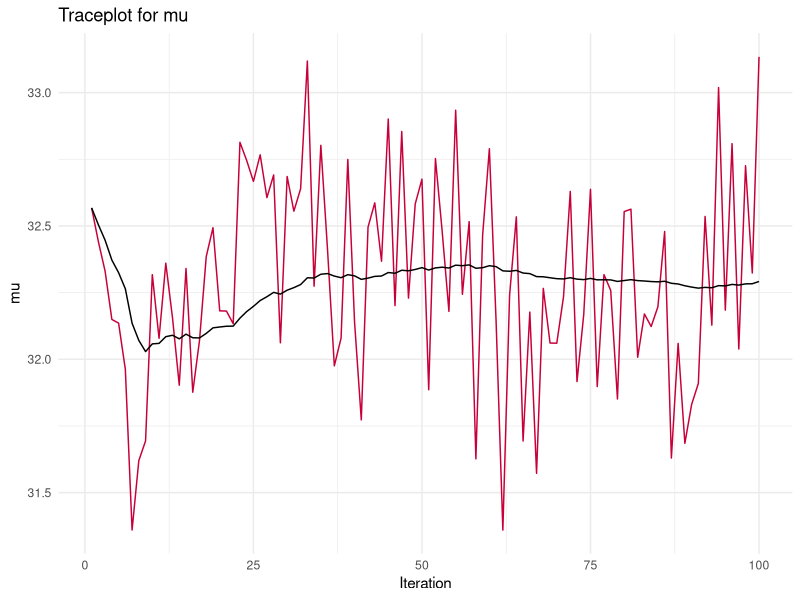
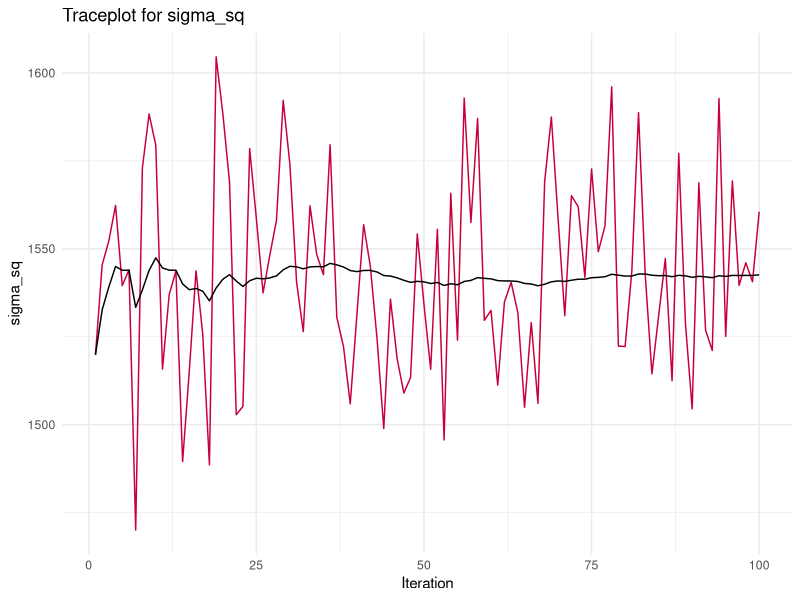
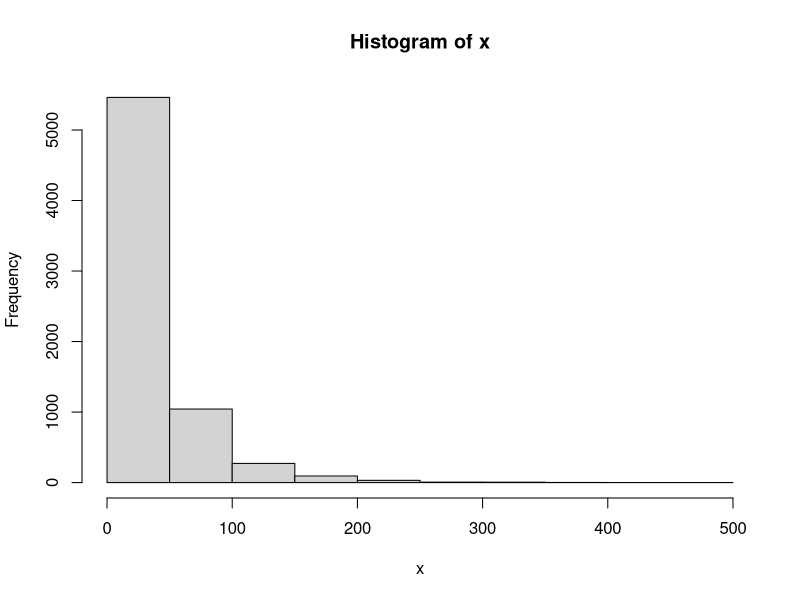
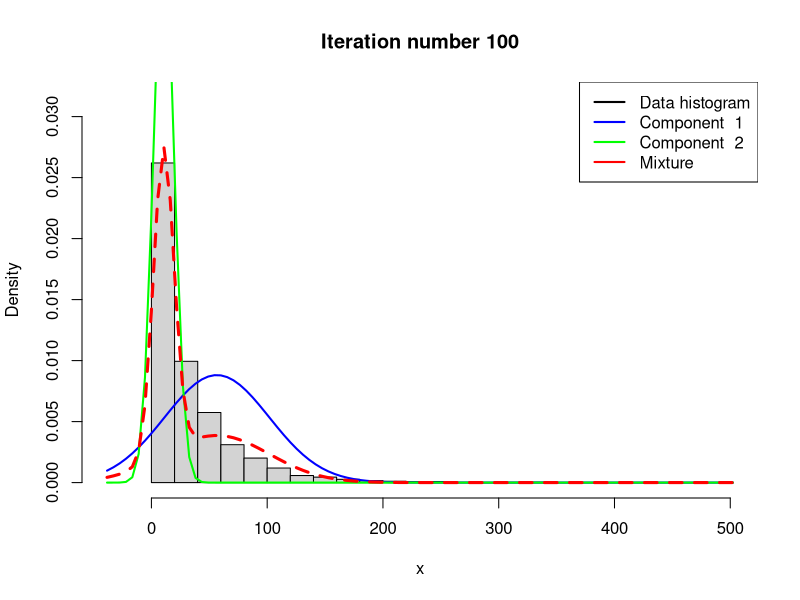
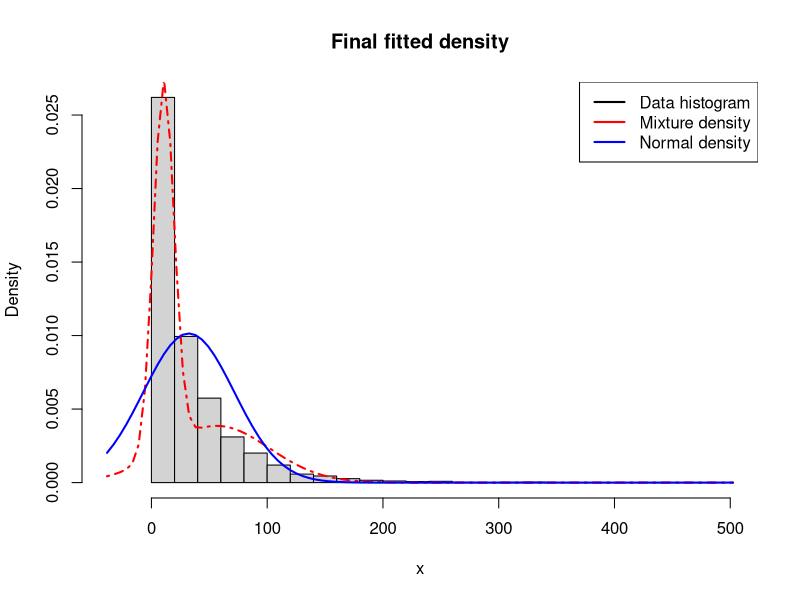
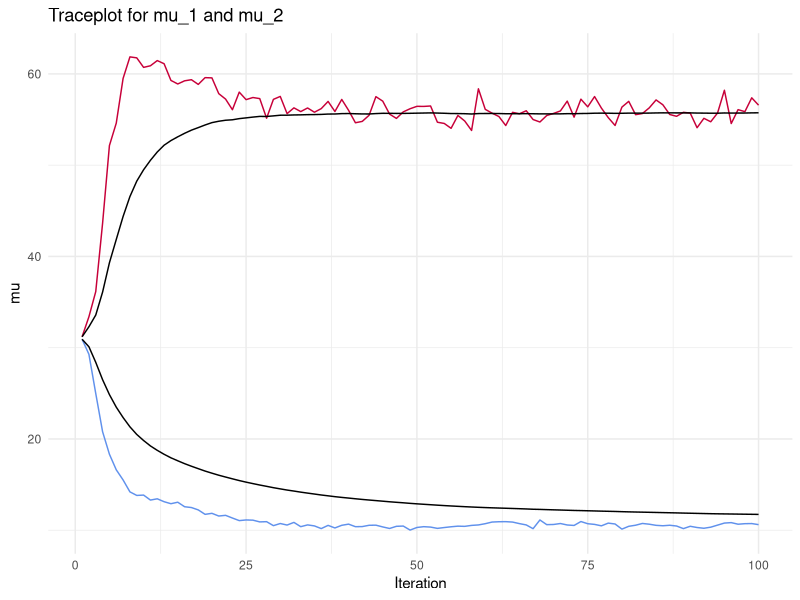
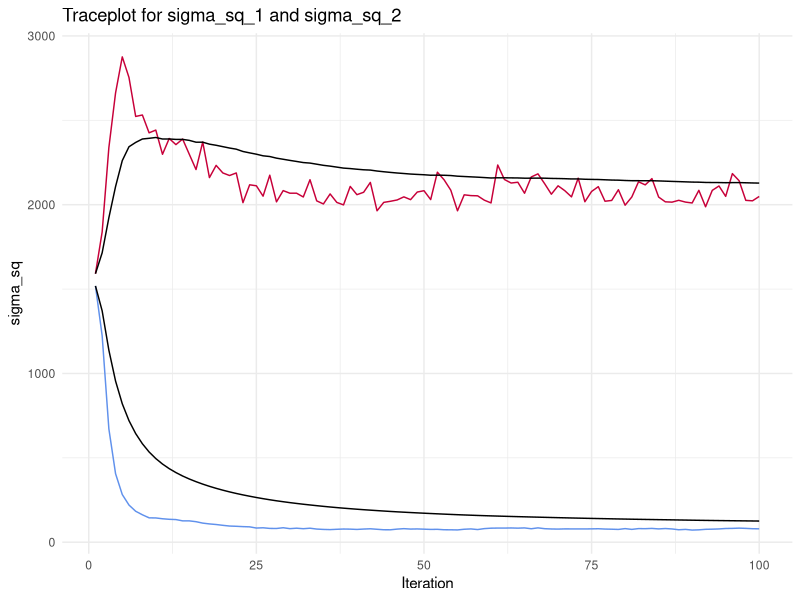
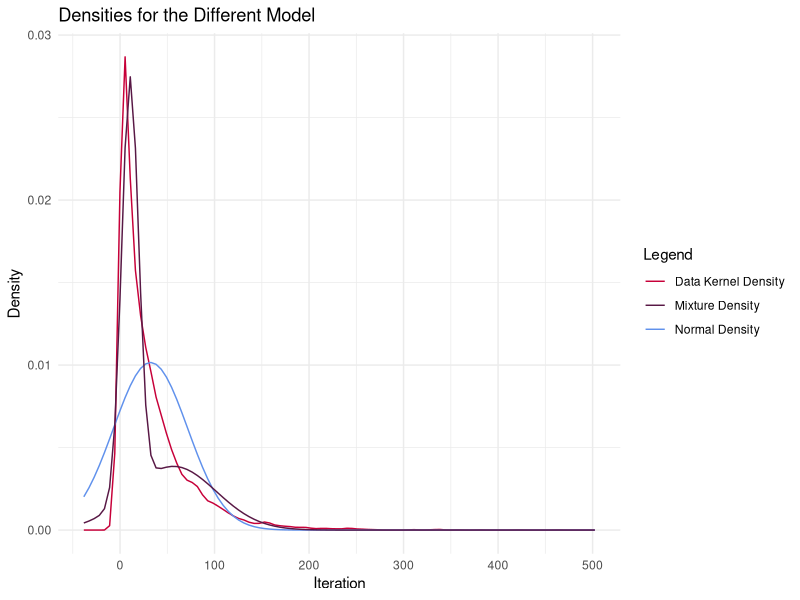

Here is the R script that generated these plots, in order:
## ---- chunk 1
knitr::opts_chunk$set(echo = TRUE)
library(knitr)
library(ggplot2)
library(mvtnorm)
library(gridExtra)
library(coda)
## ---- chunk 2

################################################################################
# Exercise 1.a i)
################################################################################

rainfall_data = read.table("data/rainfall.dat", header=FALSE)

# Prior Parameters (slides page 15)
# These are basically random, guessed or from the data
# mu
mu_0 = 0
tau_sq_0 = 1

# sigma_sq
nu_0 = 1
sigma_sq_0 = 1 # sigma is 1/nu_0

## ---- chunk 3

crinvchisq = function(n, df, s_sq) {
  samples = rchisq(n, df)
  # These are draws from the inverse chi squared
  sigma_sq = (df - 1) * s_sq / samples
  return(sigma_sq)
}

## ---- chunk 4

gibbs_sample = function(nDraws, data, default_sigma, tau_sq_0, mu_0, nu_0,
                        sigma_sq_0) {
  
  # Posterior Parameters (Taken from lecture 2 slide 4)
  n = length(data)
  mu_n = mean(data) + mu_0
  nu_n = nu_0 + n
  default_sigma_sq = default_sigma^2
  
  # To store all iterative results
  values_df = data.frame(matrix(NA, nrow = nDraws, ncol = 2))
  
  # To save current iterative results
  values = list(mu = NaN, sigma_sq = default_sigma_sq)
  
  # As mu depends on sigma and sigma depends on mu, we need one initial value to start.
  # In this implementation the default value to start with is sigma_sq.
  
  for (i in 1:nDraws) {
    tau_sq_n = 1 / ((n/values$sigma) + (1/tau_sq_0))
    values$mu = rnorm(1, mu_n, sqrt(tau_sq_n))
    values$sigma_sq =
      crinvchisq(1, nu_n,(nu_0*sigma_sq_0 + sum((data - values$mu)^2))/(n + nu_0))
    values_df[i,] = values
  }
  
  colnames(values_df) = c("mu", "sigma_sq")
  return(values_df)
}

## ---- chunk 5

res = gibbs_sample(nDraws = 100,
                   data = rainfall_data$V1, 
                   default_sigma = 40,
                   tau_sq_0 = tau_sq_0,
                   mu_0 = mu_0,
                   nu_0 = nu_0,
                   sigma_sq_0 = sigma_sq_0)

kable(head(res))

## ---- chunk 6

################################################################################
# Exercise 1.a ii)
################################################################################

plotdf = data.frame(1:nrow(res), res, cumsum(res$mu)/(1:nrow(res)),
                    cumsum(res$sigma_sq)/(1:nrow(res)))
colnames(plotdf) = c("index", "mu", "sigma_sq", "mu_trailing_mean",
                     "sigma_sq_trailing_mean")

ggplot(plotdf) +
  geom_line(aes(x = index, y = mu), color = "#C70039") +
  geom_line(aes(x = index, y = mu_trailing_mean), color = "#000000") +
  labs(title = "Traceplot for mu", y = "mu",
  x = "Iteration", color = "Legend") +
  theme_minimal()

## ---- chunk 7

ggplot(plotdf) +
  geom_line(aes(x = index, y = sigma_sq), color = "#C70039") +
  geom_line(aes(x = index, y = sigma_sq_trailing_mean), color = "#000000") +
  labs(title = "Traceplot for sigma_sq", y = "sigma_sq",
  x = "Iteration", color = "Legend") +
  theme_minimal()

## ---- chunk 8

################################################################################
# Exercise 1.b)
################################################################################

# This is the script provided in 'NormalMixtureGibbs.R' with minor ajustments.

# Estimating a simple mixture of normals
# Author: Mattias Villani, IDA, Linkoping University. http://mattiasvillani.com

##########    BEGIN USER INPUT #################
# Data options
x <- as.matrix(rainfall_data$V1)

# Model options
## COMMENT: As the given model has two guassians we set this to two.
nComp <- 2    # Number of mixture components

# Prior options
alpha <- 10*rep(1,nComp) # Dirichlet(alpha)
muPrior <- rep(0,nComp) # Prior mean of mu
tau2Prior <- rep(10,nComp) # Prior std of mu
sigma2_0 <- rep(var(x),nComp) # s20 (best guess of sigma2)
nu0 <- rep(4,nComp) # degrees of freedom for prior on sigma2

# MCMC options
nIter <- 100 # Number of Gibbs sampling draws

# Plotting options
plotFit <- TRUE
lineColors <- c("blue", "green", "magenta", 'yellow')
# We removed the sleep time
sleepTime <- 0.1 # Adding sleep time between iterations for plotting
################   END USER INPUT ###############

###### Defining a function that simulates from the 
rScaledInvChi2 <- function(n, df, scale){
  return((df*scale)/rchisq(n,df=df))
}

####### Defining a function that simulates from a Dirichlet distribution
rDirichlet <- function(param){
  nCat <- length(param)
  piDraws <- matrix(NA,nCat,1)
  for (j in 1:nCat){
    piDraws[j] <- rgamma(1,param[j],1)
  }
  # Diving every column of piDraws by the sum of the elements in that column.
  piDraws = piDraws/sum(piDraws) 
  return(piDraws)
}

# Simple function that converts between two different representations of the
# mixture allocation
S2alloc <- function(S){
  n <- dim(S)[1]
  alloc <- rep(0,n)
  for (i in 1:n){
    alloc[i] <- which(S[i,] == 1)
  }
  return(alloc)
}

# Initial value for the MCMC
nObs <- length(x)
# nObs-by-nComp matrix with component allocations.
S <- t(rmultinom(nObs, size = 1 , prob = rep(1/nComp,nComp))) 
mu <- quantile(x, probs = seq(0,1,length = nComp))
sigma2 <- rep(var(x),nComp)
probObsInComp <- rep(NA, nComp)

# Setting up the plot
xGrid <- seq(min(x)-1*apply(x,2,sd),max(x)+1*apply(x,2,sd),length = 100)
xGridMin <- min(xGrid)
xGridMax <- max(xGrid)
mixDensMean <- rep(0,length(xGrid))
effIterCount <- 0
ylim <- c(0,2*max(hist(x)$density))

# Added for stroring the draws and print the plots
all_mu = matrix(rep(NaN, nIter*nComp), nrow = nIter)
all_sigma_sq = matrix(rep(NaN, nIter*nComp), nrow = nIter)

for (k in 1:nIter){
  #message(paste('Iteration number:',k))
  # Just a function that converts between different representations of the
  # group allocations
  alloc <- S2alloc(S) 
  nAlloc <- colSums(S)
  #print(nAlloc)
  # Update components probabilities
  pi <- rDirichlet(alpha + nAlloc)
  
  # Update mu's
  for (j in 1:nComp){
    precPrior <- 1/tau2Prior[j]
    precData <- nAlloc[j]/sigma2[j]
    precPost <- precPrior + precData
    wPrior <- precPrior/precPost
    muPost <- wPrior*muPrior + (1-wPrior)*mean(x[alloc == j])
    tau2Post <- 1/precPost
    mu[j] <- rnorm(1, mean = muPost, sd = sqrt(tau2Post))
  }
  
  # Update sigma2's
  for (j in 1:nComp){
    sigma2[j] <- rScaledInvChi2(1, df = nu0[j] + nAlloc[j],
                                scale = (nu0[j]*sigma2_0[j] +
                                           sum((x[alloc == j] -
                                           mu[j])^2))/(nu0[j] +
                                           nAlloc[j]))
  }
  
    all_mu[k,] = mu
    all_sigma_sq[k,] = sigma2
  
  # Update allocation
  for (i in 1:nObs){
    for (j in 1:nComp){
      probObsInComp[j] <- pi[j]*dnorm(x[i], mean = mu[j], sd = sqrt(sigma2[j]))
    }
    S[i,] <- t(rmultinom(1, size = 1 , prob = probObsInComp/sum(probObsInComp)))
  }
  
  # Printing the fitted density against data histogram
  if (plotFit && (k == nIter)){
    effIterCount <- effIterCount + 1
    hist(x, breaks = 20, freq = FALSE, xlim = c(xGridMin,xGridMax),
         main = paste("Iteration number",k), ylim = ylim)
    mixDens <- rep(0,length(xGrid))
    components <- c()
    for (j in 1:nComp){
      compDens <- dnorm(xGrid,mu[j],sd = sqrt(sigma2[j]))
      mixDens <- mixDens + pi[j]*compDens
      lines(xGrid, compDens, type = "l", lwd = 2, col = lineColors[j])
      components[j] <- paste("Component ",j)
    }
    mixDensMean <- ((effIterCount-1)*mixDensMean + mixDens)/effIterCount
    
    lines(xGrid, mixDens, type = "l", lty = 2, lwd = 3, col = 'red')
    legend("topright", box.lty = 1, legend = c("Data histogram", components,
                                              'Mixture'), 
           col = c("black",lineColors[1:nComp], 'red'), lwd = 2)
    #Sys.sleep(sleepTime)
  }
}

hist(x, breaks = 20, freq = FALSE, xlim = c(xGridMin,xGridMax),
     main = "Final fitted density")
lines(xGrid, mixDensMean, type = "l", lwd = 2, lty = 4, col = "red")
lines(xGrid, dnorm(xGrid, mean = mean(x), sd = apply(x,2,sd)), type = "l",
      lwd = 2, col = "blue")
legend("topright", box.lty = 1,
       legend = c("Data histogram","Mixture density", "Normal density"),
       col = c("black","red","blue"), lwd = 2)

#########################    Helper functions    ###############################


## ---- chunk 9

################################################################################
# Exercise 1.c)
################################################################################

mu_plot_dataframe = data.frame(1:nIter, all_mu, cumsum(all_mu[,1])/(1:nrow(all_mu)),
                               cumsum(all_mu[,2])/(1:nrow(all_mu)))
colnames(mu_plot_dataframe) = c("index", "mu_1", "mu_2",
                                "mu_1_trailing_mean", "mu_2_trailing_mean")

ggplot(mu_plot_dataframe) +
  geom_line(aes(x = index, y = mu_1), color = "#C70039") +
  geom_line(aes(x = index, y = mu_1_trailing_mean), color = "#000000") +
  geom_line(aes(x = index, y = mu_2), color = "#6091EC") +
  geom_line(aes(x = index, y = mu_2_trailing_mean), color = "#000000") +
  labs(title = "Traceplot for mu_1 and mu_2", y = "mu",
  x = "Iteration", color = "Legend") +
  theme_minimal()

## ---- chunk 10

sigma_sq_plot_dataframe = data.frame(1:nIter, all_sigma_sq,
                                     cumsum(all_sigma_sq[,1])/
                                       (1:nrow(all_sigma_sq)),
                               cumsum(all_sigma_sq[,2])/(1:nrow(all_sigma_sq)))
colnames(sigma_sq_plot_dataframe) = c("index", "sigma_sq_1", "sigma_sq_2",
                                "sigma_sq_1_trailing_mean",
                                "sigma_sq_2_trailing_mean")

ggplot(sigma_sq_plot_dataframe) +
  geom_line(aes(x = index, y = sigma_sq_1), color = "#C70039") +
  geom_line(aes(x = index, y = sigma_sq_1_trailing_mean), color = "#000000") +
  geom_line(aes(x = index, y = sigma_sq_2), color = "#6091EC") +
  geom_line(aes(x = index, y = sigma_sq_2_trailing_mean), color = "#000000") +
  labs(title = "Traceplot for sigma_sq_1 and sigma_sq_2", y = "sigma_sq",
  x = "Iteration", color = "Legend") +
  theme_minimal()

## ---- chunk 11

x = xGrid
density_data = density(rainfall_data$V1, from = x[1], to = x[length(x)],
                       n = length(x))$y
density_normal = dnorm(x, mean = mean(res$mu), sd = sqrt(mean(res$sigma_sq)))
density_mixture = mixDensMean

density_comparison_df = data.frame(x,
                                   density_data,
                                   density_normal,
                                   density_mixture)

ggplot(density_comparison_df) +
  geom_line(aes(x = x, y = density_data, colour = "Data Kernel Density")) +
  geom_line(aes(x = x, y = density_normal, colour = "Normal Density")) +
  geom_line(aes(x = x, y = density_mixture, colour = "Mixture Density")) +
  labs(title = "Densities for the Different Model", y = "Density",
  x = "Iteration", color = "Legend") +
  scale_color_manual("Legend", values = c("#C70039", "#581845", "#6091EC")) +
  theme_minimal()

## ---- chunk 12

################################################################################
# Exercise 2.a)
################################################################################

ebay_data = read.table("data/eBayNumberOfBidderData.dat", header=TRUE)
kable(head(ebay_data))

## ---- chunk 13

glm_model = glm(formula = nBids ~ ., data = ebay_data[,-2], family = poisson)
summary(glm_model)

glm_model$coefficients
## ---- chunk 14

################################################################################
# Exercise 2.b)
################################################################################

# Parameters
Y = as.matrix(ebay_data[,1])
# We take all covariates
X = as.matrix(ebay_data[,-1])
# Feature names
feature_names =  colnames(ebay_data[,2:ncol(ebay_data)])
colnames(X) = feature_names

# Defining the prior parameters
mu_prior = rep(0, ncol(ebay_data) - 1)
covariate_prior = 100 * solve(t(X) %*% X)
# An we need initial beta parameters
beta = rmvnorm(1, mu_prior, covariate_prior)

# Cost-Function
## We need cost function which will be optimized (e.g. the likelihood).
## The first parameters has to be the regression coefficient
## The function will calculate the log-likelihood and the log-prior for getting
## the posterior-log-likelihood which is to be optimized
## We use two sub-functions for the two logs

# https://nptel.ac.in/courses/111104074/Module14/Lecture41.pdf
log_likelihood = function(beta, X ,Y) {
  lambda = t(X %*% beta) # log-link function
  llik = t(Y) %*% t(lambda) - sum(exp(lambda))# - sum(log(factorial(Y)))
  return(llik)
}

posterior_log_likelihood = function(beta, X, Y, sigma, mu) {
  return(dmvnorm(beta, mu, sigma, log = TRUE) + log_likelihood(beta, X, Y))
}

res = optim(beta, posterior_log_likelihood, method = "BFGS",
            control = list(fnscale = -1), hessian = TRUE,
            X = X, Y = Y, sigma = covariate_prior, mu = mu_prior)

# Now we use the results to extract the desired values and same them to
# variables with a speaking name
posterior_mode = as.vector(res$par)
names(posterior_mode) = feature_names
posterior_covariance = - solve(res$hessian)
posterior_sd = sqrt(diag(posterior_covariance))
names(posterior_sd) = feature_names

## ---- chunk 15
posterior_mode
## ---- chunk 16
posterior_covariance
## ---- chunk 17
posterior_sd
## ---- chunk 18

################################################################################
# Exercise 2.c)
################################################################################

RMWSampler = function(dposterior, n = 1, theta_0, c, Sigma, ...) {
  
  # Variables
  samples = data.frame()
  Sigma = c * Sigma
  i = 0
  
  # Current and next step for random walk
  theta_1 = theta_0
  theta = theta_0
  
  while (nrow(samples) < n) {
    # Get proposal
    theta_star = rmvnorm(n = 1, mean = theta_1, sigma = Sigma)
    
    # According to the help file we go for this version of alpha
    alpha = min(1, exp(dposterior(theta_star, ...) - dposterior(theta_1, ...)))
    
    # Decide if to accept or reject the proposal
    u = runif(n = 1, min = 0, max = 1)
    
    if (u <= alpha) {
      # Accept
      theta_1 = theta
      theta = theta_star
      samples = rbind(samples, theta_star)
    }
    else {
      # Reject
      theta = theta_1
    }
    
    # To keep track of the rejection rate
    i = i + 1
  }
  
  return(list(samples = samples, rejection_rate = (1 - (n / i))))
}

## ---- chunk 19

dposterior = function(theta, mu_prior, sigma_prior, X, Y) {
  
  # Prior
  prior = dmvnorm(theta, mu_prior, sigma_prior, log = TRUE)
  
  # Likelihood
  likelihood = log_likelihood(t(theta), X, Y)

  return(prior + likelihood)
}

## ---- chunk 20

# Our parameters for the function
c = 0.5
n = 2000
theta = t(as.matrix(rep(0, 9)))

# Call the Random Metropolis Walk
ms_res = RMWSampler(dposterior = dposterior,
                    n = n,
                    theta_0 = theta,
                    c = c,
                    Sigma = posterior_covariance,
                    # Now ...
                    mu_prior = posterior_mode,
                    sigma_prior = covariate_prior,
                    X = X,
                    Y = Y)

tail(ms_res$samples)
## ---- chunk 21

plotdf = data.frame(1:n, ms_res$samples)
colnames(plotdf)[1] = "index"

df_1 = ggplot(plotdf) +
  geom_line(aes(x = index, y = V1), color = "#C70039") +
  labs(title = "Traceplot for V1", y = "theta_1",
  x = "Iteration", color = "Legend") +
  theme_minimal()

df_2 = ggplot(plotdf) +
  geom_line(aes(x = index, y = V2), color = "#C70039") +
  labs(title = "Traceplot for V2", y = "theta_2",
  x = "Iteration", color = "Legend") +
  theme_minimal()

df_3 = ggplot(plotdf) +
  geom_line(aes(x = index, y = V3), color = "#C70039") +
  labs(title = "Traceplot for V3", y = "theta_3",
  x = "Iteration", color = "Legend") +
  theme_minimal()

df_4 = ggplot(plotdf) +
  geom_line(aes(x = index, y = V4), color = "#C70039") +
  labs(title = "Traceplot for V4", y = "theta_4",
  x = "Iteration", color = "Legend") +
  theme_minimal()

df_5 = ggplot(plotdf) +
  geom_line(aes(x = index, y = V5), color = "#C70039") +
  labs(title = "Traceplot for V5", y = "theta_5",
  x = "Iteration", color = "Legend") +
  theme_minimal()

df_6 = ggplot(plotdf) +
  geom_line(aes(x = index, y = V6), color = "#C70039") +
  labs(title = "Traceplot for V6", y = "theta_6",
  x = "Iteration", color = "Legend") +
  theme_minimal()

df_7 = ggplot(plotdf) +
  geom_line(aes(x = index, y = V7), color = "#C70039") +
  labs(title = "Traceplot for V7", y = "theta_7",
  x = "Iteration", color = "Legend") +
  theme_minimal()

df_8 = ggplot(plotdf) +
  geom_line(aes(x = index, y = V8), color = "#C70039") +
  labs(title = "Traceplot for V8", y = "theta_8",
  x = "Iteration", color = "Legend") +
  theme_minimal()

df_9 = ggplot(plotdf) +
  geom_line(aes(x = index, y = V9), color = "#C70039") +
  labs(title = "Traceplot for V9", y = "theta_9",
  x = "Iteration", color = "Legend") +
  theme_minimal()

grid.arrange(df_1, df_2, df_3, df_4, df_5, df_6, df_7, df_8, df_9, nrow = 3)

## ---- chunk 22

effective_sample_size = effectiveSize(ms_res$samples)
names(effective_sample_size) = feature_names

effective_sample_size

## ---- chunk 23

inefficiency_factor = n / effective_sample_size

inefficiency_factor

